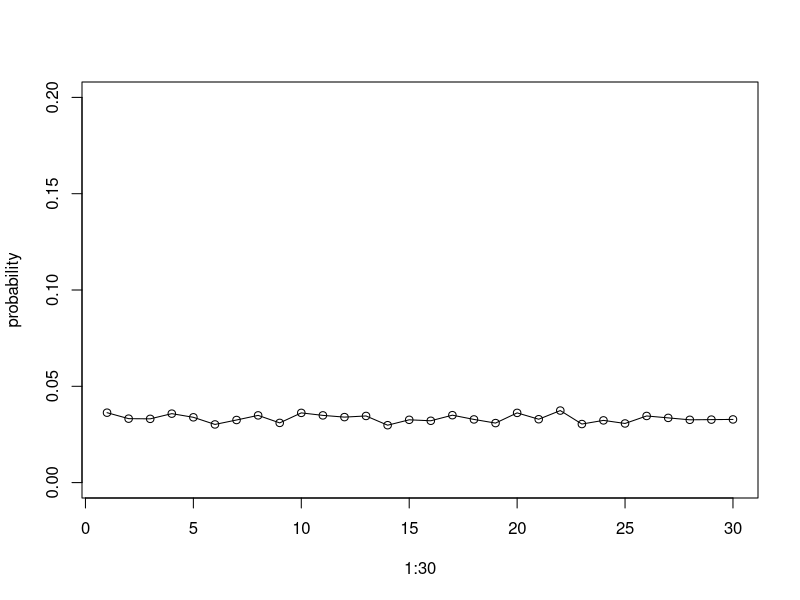

Here is the R script that generated this plot:
# this problem is taken from the Riddler series on fivethirtyeight.com
# if you want some additional practice writing monte carlo simulations
# the Riddler series questions can usually be solved with a monte carlo
# approach.

# A class of 30 children is playing a game where they all stand in a 
# circle along with their teacher. The teacher is holding two things:
# a coin and a potato. The game progresses like this: The teacher tosses 
# the coin. Whoever holds the potato passes it to the left if the coin 
# comes up heads and to the right if the coin comes up tails. The game 
# ends when every child except one has held the potato, and the one 
# who hasn’t is declared the winner.

# How do a child’s chances of winning change depending on where they are 
# in the circle? In other words, what is each child’s win probability? 

# Visualize the final result with a graph that shows the position relative
# to the starting location of the potato on the x-axis and the probability
# of winning on the y-axis.

# this will take some planning to think about how to formalize this problem
# i highly recommend discussing it with a classmate! the simpler you can
# make the abstraction of this problem, the easier it will be to write the
# code. either way, this is a challenging problem so give yourself 
# a high-five when you solve it.

### my solution ####

# i'll write a function to play one round of the game and return the location
# of the child who won the game. i'm going to represent locations as 1:30, where
# 1 is the child to the immediate left of the teacher and 30 is the child to the
# immediate right of the teacher.

one.round.hot.potato <- function(){
  # create an array that will be TRUE if the child has touched the potato.
  # e.g., if child 5 has touched the potato, then children[5] == TRUE
  children <- rep(F, 30)
  # start the potato at the teacher (location 0)
  potato.location <- 0
  # repeat the passing process until all but one child has touched the potato.
  while(sum(children == TRUE) < 29){
    # randomly decide whether to go left (add one) or right (subtract one)
    pass.direction <- sample(c(1, -1), 1)
    # move the potato!
    potato.location <- potato.location + pass.direction
    # check if we go around the circle (e.g., teacher passes right and location is now -1)
    # and fix this to be the child to the right of the teacher (30). also need to do this
    # if child 30 passes left to location 31.
    if(potato.location == -1){
      potato.location <- 30
    }
    if(potato.location == 31){
      potato.location <- 0
    }
    # now that the potato is in a new location, update the list of children who
    # have touched the potato
    children[potato.location] <- TRUE
  }
  # when the loop is done, there should be exactly one FALSE value in the list
  # return its location
  return(which(children==FALSE))
}

# now we simulate 10000 plays of the game
plays <- replicate(10000, one.round.hot.potato())

# we need to calculate the probability of winning at each location
probability <- sapply(1:30, function(x){
  return(sum(plays==x) / length(plays))
})

# now plot this! if your graph looks jagged, you might be zoomed in too far or have
# too few simulations. you can fix the zoom by using ylim.
plot(1:30, probability,ylim=c(0,0.2), type="o")

# yes, suprisingly (to me at least...) the answer is that all kids are equally likely to 
# win the game!
